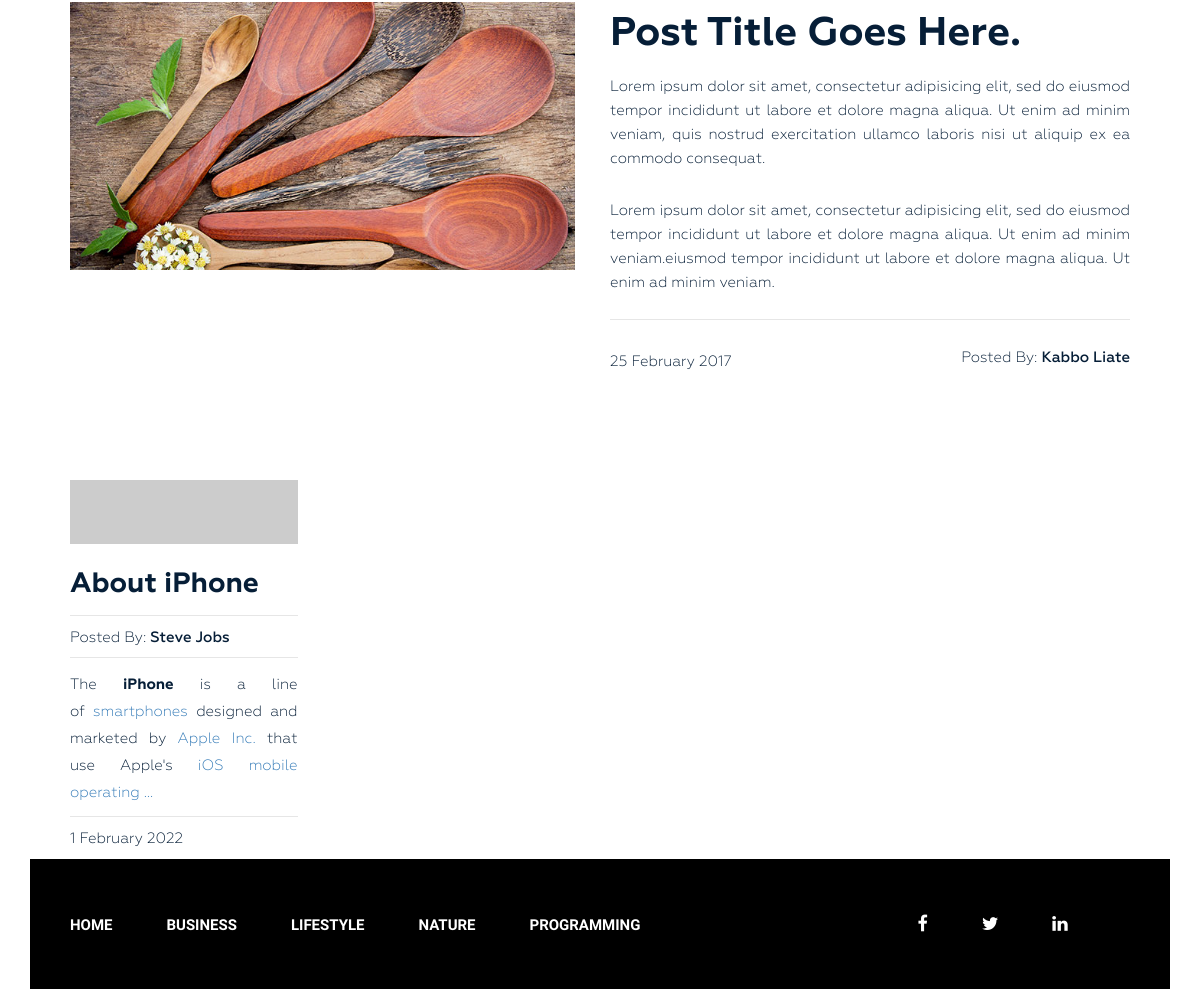
The page /tag/beauty/ (lower part) on the database as committed earlier.
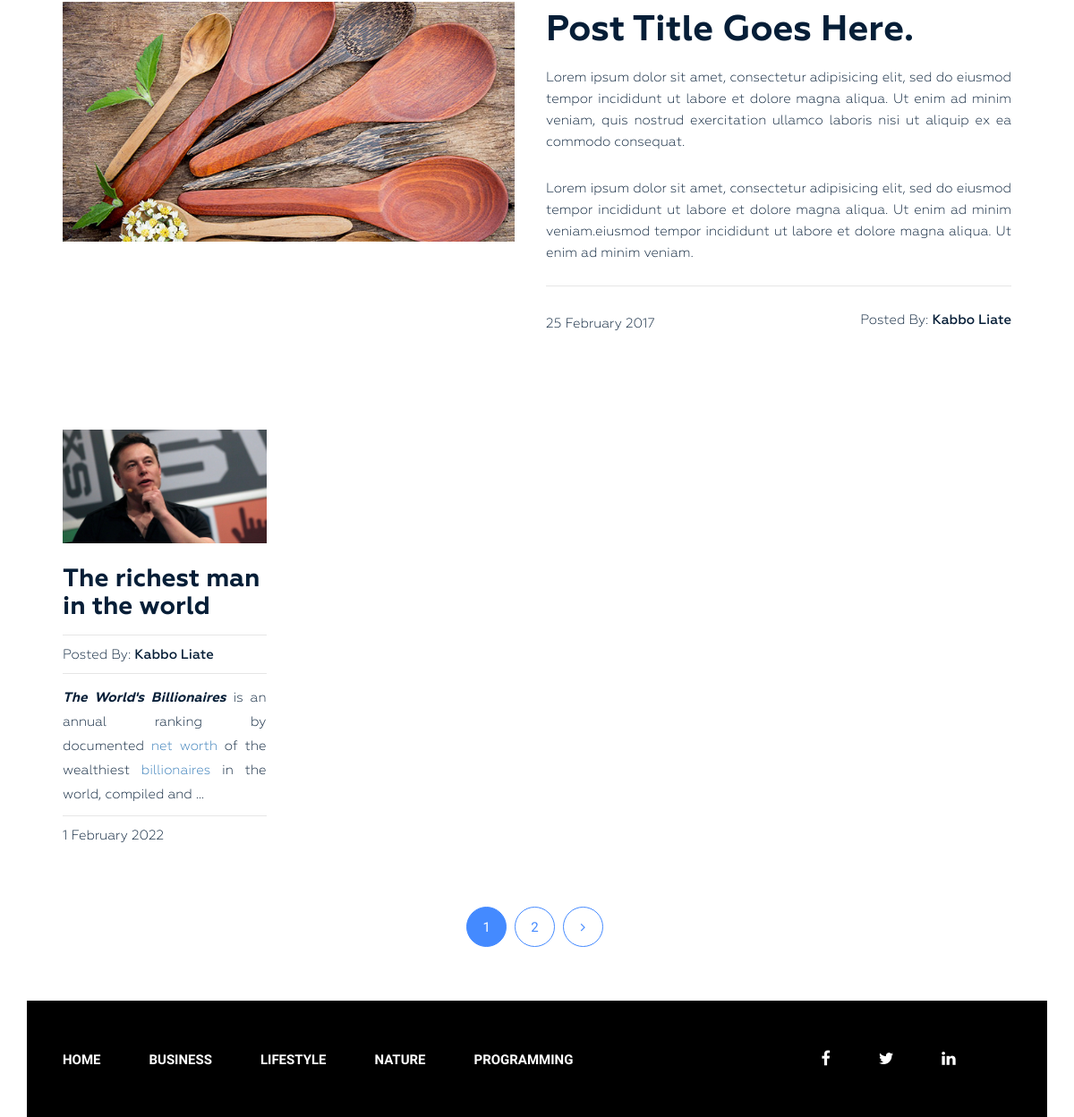
The same page on the database as committed later.
### blog/models.py (models this page shows, shortened)
class Post(models.Model):
    title = models.CharField(max_length=250)
    slug = models.SlugField(max_length=250, verbose_name='Url', unique=True)
    author = models.CharField(max_length=100)
    content = models.TextField(blank=True)
    created_at = models.DateTimeField(auto_now_add=True, verbose_name='Published')
    photo = models.ImageField(upload_to='photos/%Y/%m/%d/', blank=True)
    numbers_of_views = models.IntegerField(default=0, verbose_name='Numbers of views')
    category = models.ForeignKey(Category, on_delete=models.PROTECT, related_name='posts')
    """if we have written class Category before this line of definition
    we can write like this       ↑    without quotes
    if we have written class Category after definition then we should
    write definition like this   ↓    with quotes
    ategory = models.ForeignKey('Category', on_delete=models.PROTECT, verbose_name='Категория')
    """
    tags = models.ManyToManyField(Tag, blank=True, related_name='posts')
    def get_absolute_url(self):
        return reverse('post', kwargs={'slug': self.slug})
    class Meta:
        verbose_name = 'Post'
        verbose_name_plural = 'Posts'
        ordering = ['created_at']

class Category(models.Model):
    title = models.CharField(max_length=250)
    slug = models.SlugField(max_length=250, verbose_name='Url', unique=True)
    def get_absolute_url(self):
        return reverse('category', kwargs={'slug': self.slug})      # getting absolute url
    class Meta:
        verbose_name = 'Category'
        verbose_name_plural = 'Categories'
        ordering = ['title']

### blog/views.py (the view)
# urls.py: path('tag/<str:slug>/', PostsByTag.as_view(), name='tag'),
class PostsByTag(ListView):
    template_name = 'blog/index.html'
    context_object_name = 'posts'
    paginate_by = 1
    allow_empty = False
    def get_queryset(self):
        return Post.objects.filter(tags__slug=self.kwargs['slug'])
    def get_context_data(self, *, object_list=None, **kwargs):
        context = super().get_context_data(**kwargs)
        context['title'] = 'Entries by tag: ' + str(Tag.objects.get(slug=self.kwargs['slug']))
        return context

### blog/models.py (called while the page is built)
    def __str__(self):
        return self.title

### blog/templatetags/menu.py (called while the page is built)
@register.inclusion_tag('blog/menu_tpl.html')
def show_menu(menu_class='menu'):
    categories = Category.objects.all()
    return {'categories': categories, 'menu_class': menu_class}

### blog/templates/blog/index.html (shortened to what this page needs)
{% extends 'base.html' %}
{% load static %}
{% block content %}
    <section class="blog-post-area">
        <div class="container">
            <div class="row">
                <div class="blog-post-area-style">
                    <div class="col-md-12">
                        <div class="single-post-big">
                            <div class="big-image">
                                <img src="{% static 'img/post-image1.jpg' %}" alt="">
                            </div>
                            <div class="big-text">
                                <h3><a href="#">Post Title Goes Here.</a></h3>
                                <p>Lorem ipsum dolor sit amet, consectetur adipisicing elit, sed do eiusmod tempor incididunt ut labore et dolore magna aliqua. Ut enim ad minim veniam, quis nostrud exercitation ullamco laboris nisi ut aliquip ex ea commodo consequat.</p>
                                <p>Lorem ipsum dolor sit amet, consectetur adipisicing elit, sed do eiusmod tempor incididunt ut labore et dolore magna aliqua. Ut enim ad minim veniam.eiusmod tempor incididunt ut labore et dolore magna aliqua. Ut enim ad minim veniam.</p>
                                <h4><span class="date">25 February 2017</span><span class="author">Posted By: <span class="author-name">Kabbo Liate</span></span>
                                </h4>
                            </div>
                        </div>
                    </div>
                    {% for post in posts %}
                    <div class="col-md-3">
                        <div class="single-post">
                            {% if post.photo %}
                                <img src="{{ post.photo.url }}" alt="{{ post.title }}">
                            {% else %}
                                <img src="https://picsum.photos/id/1060/300/201/?blur=2" alt="{{ post.title }}">
                            {% endif %}
                            <h3><a href="{{ post.get_absolute_url }}">{{ post.title }}</a></h3>
                            <h4><span>Posted By: <span class="author-name">{{ post.author }}</span></span>
                            </h4>
                            {{ post.content|truncatewords_html:20|safe }}
                            <h4><span>{{ post.created_at|date:'j F Y' }}</span></h4>
                        </div>
                    </div>
                    {% endfor %}
                </div>
            </div>
        </div>
        {% if page_obj.has_other_pages %}
            <div class="pegination">
                <div class="nav-links">
                    {% for p in page_obj.paginator.page_range %}
                        {% if page_obj.number == p %}
                            <span class="page-numbers current">{{ p }}</span>
                        {% elif p > page_obj.number|add:-3 and p < page_obj.number|add:3 %}
                            <a class="page-numbers" href="?page={{ p }}">{{ p }}</a>
                        {% endif %}
                    {% endfor %}
                    {% if page_obj.has_next %}
                        <a class="page-numbers" href="?page={{ page_obj.next_page_number }}"><i class="fa fa-angle-right" aria-hidden="true"></i></a>
                    {% endif %}
                </div>
            </div>
        {% endif %}
    </section>
{% endblock %}

### blog/templates/base.html (shortened to what this page needs)
{% load static %}
{% load cache %}
<!DOCTYPE html>
<html lang="en">
<head>
    <link rel="stylesheet" href="{% static 'css/bootstrap.css' %}">
    <link rel="stylesheet" href="{% static 'css/font-awesome.min.css' %}">
    <link rel="stylesheet" href="{% static 'css/owl.carousel.min.css' %}">
    <link rel="stylesheet" href="{% static 'css/owl.theme.default.min.css' %}">
    <link rel="stylesheet" href="{% static 'style.css' %}">
    <link rel="stylesheet" href="{% static 'responsive.css' %}">
</head>
<body>
    <div class="wrapper">
        {% block content %}{% endblock %}
        {% cache 10 footer %}
        {% include 'blog/_footer.html' %}
        {% endcache %}
    </div>
</body>
</html>

### blog/templates/blog/_header.html (shortened to what this page needs)
{% load menu %}

### blog/templates/blog/menu_tpl.html
<div class="{{ menu_class }}">
    <ul>
        <li><a href="{% url 'home' %}">Home</a></li>
        {% for item in categories %}
        <li><a href="{{ item.get_absolute_url }}">{{ item.title }}</a></li>
        {% endfor %}
    </ul>
</div>

### blog/templates/blog/_footer.html (shortened to what this page needs)
{% load menu %}
<footer class="footer">
    <div class="container">
        <div class="row">
            <div class="col-md-12">
                <div class="footer-bg">
                    <div class="row">
                        <div class="col-md-9">
                             {% show_menu 'footer-menu' %}
                        </div>
                        <div class="col-md-3">
                            <div class="footer-icon">
                                <p>
                                    <a href="#"><i class="fa fa-facebook" aria-hidden="true"></i></a>
                                    <a href="#"><i class="fa fa-twitter" aria-hidden="true"></i></a>
                                    <a href="#"><i class="fa fa-linkedin" aria-hidden="true"></i></a>
                                </p>
                            </div>
                        </div>
                    </div>
                </div>
            </div>
        </div>
    </div>
</footer>

### siteblog/static/style.css (style rules this page uses)
section.blog-post-area { margin-top: 50px; }
section.blog-post-area .big-image { float: left; width: 50%; padding-right: 35px; }
section.blog-post-area .big-text { float: right; width: 50%; padding-right: 20px; }
section.blog-post-area img { width: 100%; }
section.blog-post-area .big-text h3 { margin: 10px 0 0; }
section.blog-post-area .big-text h3 a { font-family: Geometria; font-weight: 700; font-size: 40px; color: #061e37; text-decoration: none; }
section.blog-post-area .big-text p { color: #061e37; font-family: Geometria; font-size: 15px; font-weight: 400; line-height: 24px; padding-top: 18px; text-align: justify; text-decoration: none; }
section.blog-post-area .big-text h4 { margin-top: 25px; padding-top: 30px; position: relative; }
section.blog-post-area .big-text h4::before { background: #e6e6e6 none repeat scroll 0 0; content: ""; height: 1px; position: absolute; top: 0; width: 100%; }
section.blog-post-area .single-post { padding-right: 20px; margin: 100px 0px 0px; }
section.blog-post-area h4 span { font-family: Geometria; font-weight: 400; font-size: 15px; color: #061e37; text-decoration: none; }
section.blog-post-area .big-text h4 span.author { float: right }
section.blog-post-area h4 span.author-name { font-weight: 500; }
.blog-post-area .single-post h3 a { font-family: Geometria; font-size: 28px; font-weight: 700; text-decoration: none; color: #061e37; }
.blog-post-area .single-post p { color: #061e37; font-family: Geometria; font-size: 15px; font-weight: 400; line-height: 27px; padding-top: 14px; position: relative; text-align: justify; }
.blog-post-area .single-post h4 { margin-bottom: 12px; padding-top: 10px; position: relative; }
.blog-post-area .single-post h4::before { background: #e6e6e6 none repeat scroll 0 0; content: ""; height: 1px; position: absolute; top: 0; width: 100%; }
.blog-post-area .single-post p::before { background: #e6e6e6 none repeat scroll 0 0; content: ""; height: 1px; position: absolute; top: 0; width: 100%; }
.blog-post-area .single-post h3 { margin: 25px 0 15px; }
.blog-post-area .pegination { margin-top: 60px; margin-bottom: 60px; }
.blog-post-area .pegination .nav-links { margin: 0; padding: 0; text-align: center; }
.blog-post-area .pegination .nav-links .page-numbers { border: 1px solid #448aff; border-radius: 50%; color: #448aff; display: inline-block; font-family: "Roboto", sans-serif; font-size: 15px; font-weight: 400; height: 45px; line-height: 45px; list-style: outside none none; margin-right: 5px; text-align: center; width: 45px; }
.blog-post-area .blog-post-area-style { margin: 0 20px 0 40px; }
.blog-post-area .pegination .nav-links .page-numbers.current { background: #448aff; color: #fff; }
.blog-post-area .pegination .nav-links a { text-decoration: none; }
.wrapper footer.footer { height: 130px; }
.wrapper footer .footer-bg { background: #000 none repeat scroll 0 0; height: 130px; overflow: hidden; }
.wrapper footer.footer .footer-menu { margin: 0 }
.wrapper footer.footer .footer-menu ul { line-height: 130px; margin: 0; padding: 0; }
.wrapper footer.footer .footer-menu ul li { display: inline; list-style: outside none none; margin: 0; padding: 30px 0px; }
.wrapper footer.footer .footer-menu ul li a { color: #fff; font-family: "Raleway", sans-serif; font-size: 15px; font-weight: 600; line-height: 70px; margin-left: 40px; padding: 26px 10px 26px 0; text-decoration: none; text-transform: uppercase; }
.wrapper footer.footer .footer-icon p { float: right; line-height: 130px; }
.wrapper footer.footer .footer-icon p i { color: #fff; font-size: 18px; margin-right: 30px; padding: 10px; }

Rows that differ between the two databases and show on the page:
no longer on this page (row edited): Post: title "About iPhone", author "Steve Jobs", content "The iPhone is a line of smartphones designed and marketed by Apple Inc. that use Apple's iOS mobile operating …", created_at "1 February 2022"
now on this page (row edited): Post: photo (picture), title "The richest man in the world", author "Kabbo Liate", content "The World's Billionaires is an annual ranking by documented net worth of the wealthiest billionaires in the world, compiled and …", created_at "1 February 2022"
Other text that changed with them:
new list line: "1"
new list line: "2"
